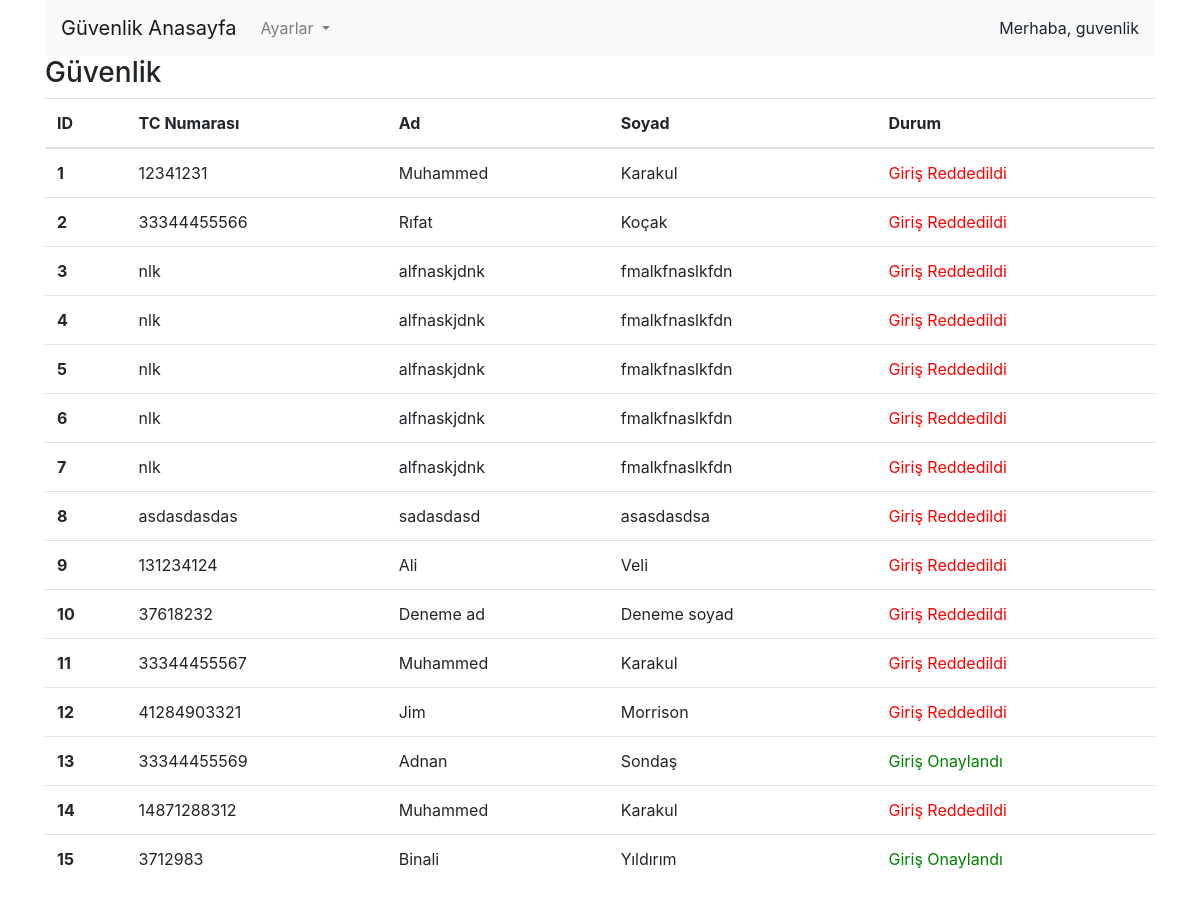
/guvenlikGiris (signed in), run on the app's committed database.
### safeputapp/models.py (models this page shows, shortened)
class Personel(models.Model):
    ad = models.CharField(max_length = 50, verbose_name = "Ad")
    soyad = models.CharField(max_length = 50, verbose_name = "Soyad")
    adres = models.CharField(max_length = 250, verbose_name = "Adres")
    telefon = models.CharField(max_length = 11, verbose_name = "Telefon")
    eposta = models.CharField(max_length = 50, verbose_name = "E-Posta")
    tcno = models.CharField(max_length = 11, verbose_name = "TC Kimlik Numarası")
    ehliyet_no = models.CharField(max_length = 20, verbose_name = "Ehliyet Numarası")
    kan_grubu = models.CharField(max_length = 10, verbose_name = "Kan Grubu")
    sgk_no = models.CharField(max_length = 250, verbose_name = "SGK Numarası")
    is_id = models.ForeignKey(Is, on_delete = models.CASCADE, verbose_name = "İş")
    aktifmi = models.BooleanField(verbose_name = "Aktif mi?", default = True)
    olusturma_tarihi = models.DateTimeField(auto_now_add = True, blank = True, verbose_name = "Oluşturma Tarihi")
    duzunleme_tarihi = models.DateTimeField(verbose_name = "Duzenleme Tarihi", blank = True, null = True)
    durum = models.BooleanField(verbose_name = "Durum", default = False)

### safeputapp/views.py (the view, shortened to what this page needs)
# urls.py: url(r'^guvenlikGiris', guvenlikGiris),
def guvenlikGiris(request):
    ad = request.POST.get("kadi")
    sifre = request.POST.get("sifre")
    personeller = Personel.objects.all()
    if request.session['guvenlik'] != "" :
        return render(request, "guvenlikAnasayfa.html", {"guvenlik": request.session['guvenlik'], "personeller": personeller})

### safeputapp/templates/guvenlikAnasayfa.html (shortened to what this page needs)
<!DOCTYPE html>
    <html>
        <head>
        <link rel="stylesheet" href="https://maxcdn.bootstrapcdn.com/bootstrap/4.0.0/css/bootstrap.min.css">
        </head>
        <body>
            <div class="container">
                <nav class="navbar navbar-expand-lg navbar-light bg-light">
                    <a class="navbar-brand" href="">Güvenlik Anasayfa</a>
                    <div class="collapse navbar-collapse" id="navbarSupportedContent">
                        <ul class="navbar-nav mr-auto">
                            <li class="nav-item dropdown">
                                <a class="nav-link dropdown-toggle" href="#" id="navbarDropdown" role="button" data-toggle="dropdown" aria-haspopup="true" aria-expanded="false">
                                Ayarlar
                                </a>
                            </li>
                        </ul>
                        Merhaba, {{ guvenlik }}
                    </div>
                </nav>
                <h3>Güvenlik</h3>
                {% if personeller %}
                    <table class="table">
                        <thead>
                            <tr>
                                <th scope="col">ID</th>
                                <th scope="col">TC Numarası</th>
                                <th scope="col">Ad</th>
                                <th scope="col">Soyad</th>
                                <th scope="col">Durum</th>
                            </tr>
                        </thead>
                        <tbody>
                            {% for personel in personeller %}
                                <tr>
                                    <th scope="row"> {{ personel.id }} </th>
                                    <td> {{ personel.tcno }} </td>
                                    <td> {{ personel.ad }} </td>
                                    <td> {{ personel.soyad }} </td>
                                    {% if personel.durum %}
                                        <td style="color : green"> Giriş Onaylandı </td>
                                    {% else %}
                                        <td style="color : red"> Giriş Reddedildi </td>
                                    {% endif %}
                                </tr>
                            {% endfor %}
                        </tbody>
                    </table>
                {% else %}
                    <div class="alert alert-danger">
                        Kayıt bulunamadı.
                    </div>
                {% endif %}
            </div>
        </body>
</html>

### data on the page
Personel: id "1", tcno "12341231", ad "Muhammed", soyad "Karakul", durum "Giriş Reddedildi"
Personel: id "2", tcno "33344455566", ad "Rıfat", soyad "Koçak", durum "Giriş Reddedildi"
Personel: id "3", tcno "nlk", ad "alfnaskjdnk", soyad "fmalkfnaslkfdn", durum "Giriş Reddedildi"
Personel: id "4", tcno "nlk", ad "alfnaskjdnk", soyad "fmalkfnaslkfdn", durum "Giriş Reddedildi"
Personel: id "5", tcno "nlk", ad "alfnaskjdnk", soyad "fmalkfnaslkfdn", durum "Giriş Reddedildi"
Personel: id "6", tcno "nlk", ad "alfnaskjdnk", soyad "fmalkfnaslkfdn", durum "Giriş Reddedildi"
Personel: id "7", tcno "nlk", ad "alfnaskjdnk", soyad "fmalkfnaslkfdn", durum "Giriş Reddedildi"
Personel: id "8", tcno "asdasdasdas", ad "sadasdasd", soyad "asasdasdsa", durum "Giriş Reddedildi"
Personel: id "9", tcno "131234124", ad "Ali", soyad "Veli", durum "Giriş Reddedildi"
Personel: id "10", tcno "37618232", ad "Deneme ad", soyad "Deneme soyad", durum "Giriş Reddedildi"
Personel: id "11", tcno "33344455567", ad "Muhammed", soyad "Karakul", durum "Giriş Reddedildi"
Personel: id "12", tcno "41284903321", ad "Jim", soyad "Morrison", durum "Giriş Reddedildi"
Personel: id "13", tcno "33344455569", ad "Adnan", soyad "Sondaş", durum "Giriş Onaylandı"
Personel: id "14", tcno "14871288312", ad "Muhammed", soyad "Karakul", durum "Giriş Reddedildi"
Personel: id "15", tcno "3712983", ad "Binali", soyad "Yıldırım", durum "Giriş Onaylandı"

### other printed values
{{ guvenlik }} "guvenlik"
